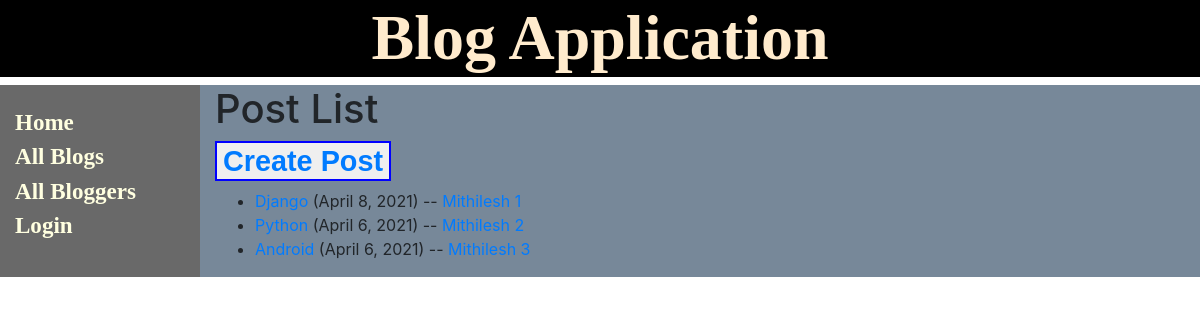
Page /blog/blogs/ on the earlier database version.
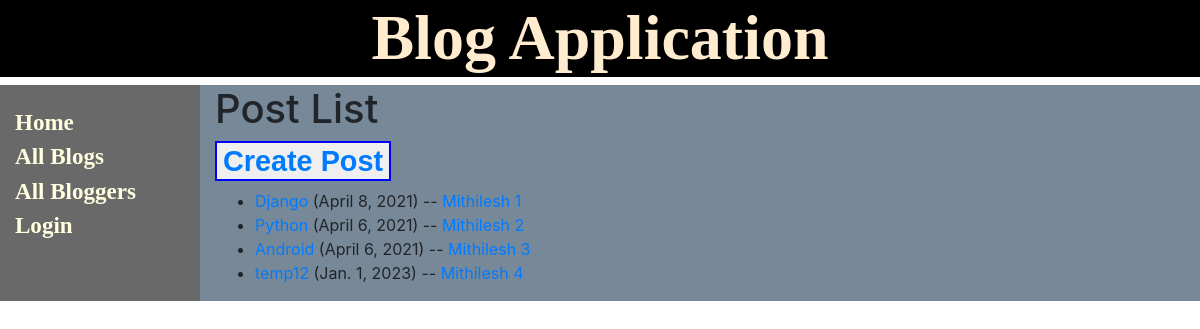
Same page on the later database version.
### blog/models.py (models this page shows, shortened)
class Blog(models.Model):
    title = models.CharField(max_length=200, null=False, blank=False)
    post_date = models.DateField(null=False, blank=False)
    blogger = models.ForeignKey('Blogger', on_delete=models.SET_NULL, null=True)
    description = models.CharField(max_length=500, null=False, blank=False)
    def get_absolute_url(self):
        return reverse('blog-detail', args=[str(self.id)])

class Blogger(models.Model):
    name = models.CharField(max_length=200, null=False, blank=False)
    bio = models.CharField(max_length=500, null=False, blank=False)
    def get_absolute_url(self):
        return reverse('blogger-detail', args=[str(self.id)])

### blog/views.py (the view)
# urls.py: path('blogs/', views.BlogListView.as_view(), name='blogs'),
class BlogListView(generic.ListView):
    model = Blog
    paginate_by = 5

### blog/templates/blog/blog_list.html
{% extends "base_generic.html" %}
{% block content %}
  <h1>Post List</h1>
  <h4><button class="mybutton"><a href="{% url 'create-blog' %}">Create Post</a></button></h4>
  {% if blog_list %}
  <ul>
    {% for blog in blog_list %}
      <li>
        <a href="{{ blog.get_absolute_url }}">{{ blog.title }}</a> ({{blog.post_date}}) -- <a href="{{ blog.blogger.get_absolute_url }}">{{blog.blogger.name}}</a>
      </li>
    {% endfor %}
  </ul>
  {% else %}
    <p>There are no blogs now.</p>
  {% endif %}
{% endblock %}

### blog/templates/base_generic.html (shortened to what this page needs)
<!DOCTYPE html>
<html lang="en">
<head>
  <link rel="stylesheet" href="https://cdn.jsdelivr.net/npm/bootstrap@4.5.3/dist/css/bootstrap.min.css">
  {% load static %}
  <link rel="stylesheet" href="{% static 'css/styles.css' %}">
</head>
<body>
  <h1 class="title">Blog Application</h1>
  <div class="container-fluid mypage">
    <div class="row">
      <div class="mysidebar col-sm-2">
      {% block sidebar %}
        <ul class="sidebar-nav">
          <li><a class= "mysidebar-menu" href="{% url 'index' %}">Home</a></li>
          <li><a class= "mysidebar-menu" href="{% url 'blogs' %}">All Blogs</a></li>
          <li><a class= "mysidebar-menu" href="{% url 'bloggers' %}">All Bloggers</a></li>
        {% if user.is_authenticated %}
            <li class= "mysidebar-menu" style="color: black;">User: {{ user.get_username }}</li>
            <li><a class= "mysidebar-menu" href="{% url 'logout'%}?next={{request.path}}">Logout</a></li>
        {% else %}
            <li><a class= "mysidebar-menu" href="{% url 'login'%}?next={{request.path}}">Login</a></li>
        {% endif %}
            </ul>
     {% endblock %}
      </div>
      <div class="col-sm-10 ">{% block content %}{% endblock %}
      </div>
    </div>
  </div>
</body>
</html>

### blog/static/css/styles.css (style rules this page uses)
a { text-decoration: none !important; }
.sidebar-nav { margin-top: 20px; padding: 0; list-style: none; }
.mysidebar { background-color: rgb(105, 105, 105); font-family: serif; font-weight: bolder; font-size: larger; }
.mysidebar-menu { font-family: serif; font-weight: bolder; font-size: larger; color: lightyellow; }
.mypage { background-color: rgb(119, 136, 153); }
.title { text-align: center; background-color: black; color: blanchedalmond; font-family: serif; font-weight: bolder; font-size: 400%; }
.mybutton { font-family: sans-serif; font-weight: bolder; font-size: larger; color: lightyellow; text-decoration: none; border: 2px solid blue; }

Differences in the rows shown:
added Blog: title "temp12", post_date "Jan. 1, 2023", blogger.name "Mithilesh 4"
